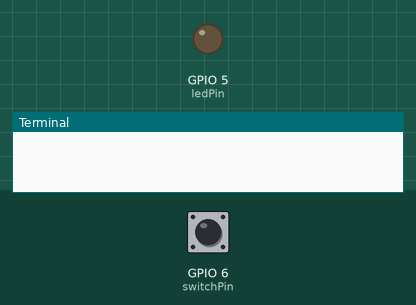
A program run on a simulated Raspberry Pi (BCM pin numbers). On the bench: output pins drawn as LEDs (lit = HIGH), the last lines printed to the terminal. Dashed ring = blinking. The test bench sets the inputs (shaded band); at power-on: GPIO 6 (switchPin) HIGH.

Above: at 1.2 s.
1.3 s: GPIO 6 (switchPin) pulled LOW for 1 s
At 1.47 s:
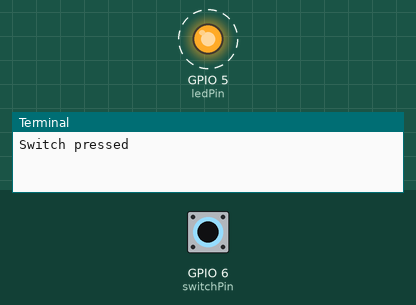
4.3 s: GPIO 6 (switchPin) pulled LOW for 3.2 s
At 7.9 s:
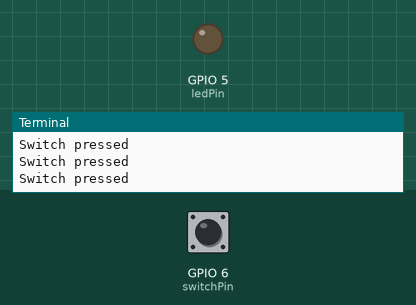
Timing chart, 0 to 9.4 s (numbered marks = the images above; inputs shaded):
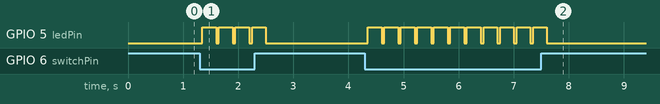

The program:

debouncingSwitch.py
```python
import RPi.GPIO as gpio
import time
ledPin = 5
switchPin = 6

gpio.setmode(gpio.BCM)

gpio.setup(ledPin, gpio.OUT)
gpio.setup(switchPin, gpio.IN, pull_up_down = gpio.PUD_UP)

debounceTime=50/1000
def debounceRead(pin, dtime):
	switchState = gpio.input(pin)
	#assuming pull up resistor activated
	if switchState == 0:
		time.sleep(dtime)
		switchState = gpio.input(pin)
		if switchState == 0:
			return gpio.input(switchPin)
while True:
	if debounceRead(switchPin, debounceTime) == 0:
		gpio.output(ledPin, gpio.HIGH)
		print("Switch pressed");
		time.sleep(0.25)
		gpio.output(ledPin, gpio.LOW)
```

Measured:
- after the input at 1.3 s, GPIO 5 (ledPin): alternates HIGH for 0.25 s and LOW for 0.05 s, 8 changes in all, then stays LOW, starting after 0.05 s
- after the input at 4.3 s, GPIO 5 (ledPin): alternates HIGH for 0.25 s and LOW for 0.05 s, 22 changes in all, then stays LOW, starting after 0.05 s
